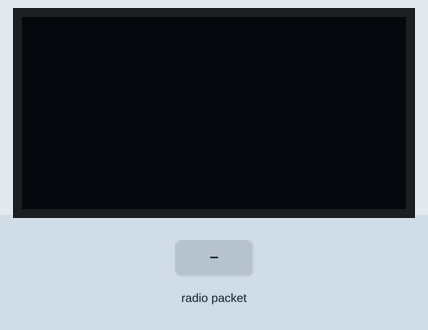
Bench run of a sketch on a simulated ESP32. Parts: 128×64 one-colour display. The inputs (shaded band) are chosen by the test bench. What the sketch prints to the serial monitor is not drawn.

Above: at 1.2 s.
1.3 s: radio packet "1" arrives
At 2.5 s:
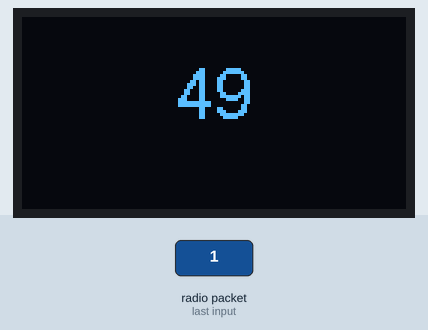
2.8 s: radio packet "0" arrives
At 3.6 s:
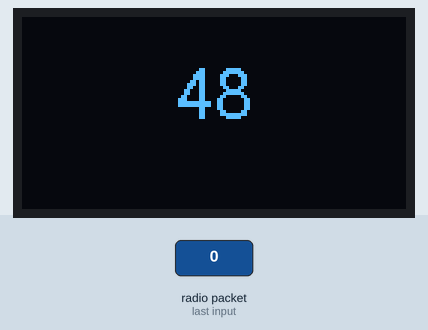
4.3 s: radio packet "2" arrives
At 4.8 s:
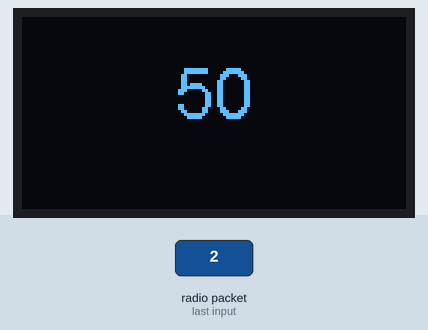
Timing chart, 0 to 7.3 s (numbered marks = the images above; inputs shaded):
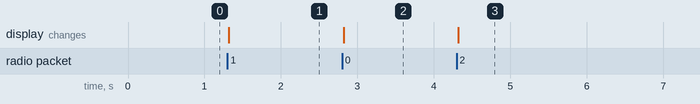

The sketch:

SlaveSPD.ino
```cpp
/**
   ESPNOW - Basic communication - Slave
   Date: 26th September 2017
   Author: Arvind Ravulavaru <https://github.com/arvindr21>
   Purpose: ESPNow Communication between a Master ESP32 and a Slave ESP32
   Description: This sketch consists of the code for the Slave module.
   Resources: (A bit outdated)
   a. https://espressif.com/sites/default/files/documentation/esp-now_user_guide_en.pdf
   b. http://www.esploradores.com/practica-6-conexion-esp-now/

   << This Device Slave >>

   Flow: Master
   Step 1 : ESPNow Init on Master and set it in STA mode
   Step 2 : Start scanning for Slave ESP32 (we have added a prefix of `slave` to the SSID of slave for an easy setup)
   Step 3 : Once found, add Slave as peer
   Step 4 : Register for send callback
   Step 5 : Start Transmitting data from Master to Slave

   Flow: Slave
   Step 1 : ESPNow Init on Slave
   Step 2 : Update the SSID of Slave with a prefix of `slave`
   Step 3 : Set Slave in AP mode
   Step 4 : Register for receive callback and wait for data
   Step 5 : Once data arrives, print it in the serial monitor

   Note: Master and Slave have been defined to easily understand the setup.
         Based on the ESPNOW API, there is no concept of Master and Slave.
         Any devices can act as master or salve.
*/

#include <esp_now.h>
#include <WiFi.h>
#include <Wire.h>
#include "SSD1306Wire.h"
#include "SSD1306.h"
#define CHANNEL 1

SSD1306 display(0x3C, 5, 4);

// Init ESP Now with fallback
void InitESPNow() {
  if (esp_now_init() == ESP_OK) {
    Serial.println("ESPNow Init Success");
  }
  else {
    Serial.println("ESPNow Init Failed");
    // Retry InitESPNow, add a counte and then restart?
    // InitESPNow();
    // or Simply Restart
    ESP.restart();
  }
}

// config AP SSID
void configDeviceAP() {
  char* SSID = "Slave_1";
  bool result = WiFi.softAP(SSID, "Slave_1_Password", CHANNEL, 0);
  if (!result) {
    Serial.println("AP Config failed.");
  } else {
    Serial.println("AP Config Success. Broadcasting with AP: " + String(SSID));
  }
}

void setup() {
  Serial.begin(115200);
  Serial.println("ESPNow/Basic/Slave Example");
  //Set device in AP mode to begin with
  WiFi.mode(WIFI_AP);
  // configure device AP mode
  configDeviceAP();
  // This is the mac address of the Slave in AP Mode
  Serial.print("AP MAC: "); Serial.println(WiFi.softAPmacAddress());
  // Init ESPNow with a fallback logic
  InitESPNow();
  // Once ESPNow is successfully Init, we will register for recv CB to
  // get recv packer info.
  esp_now_register_recv_cb(OnDataRecv);
  display.init();
  display.setFont(ArialMT_Plain_24);
}

// callback when data is recv from Master
void OnDataRecv(const uint8_t *mac_addr, const uint8_t *data, int data_len) {
  char macStr[18];
  snprintf(macStr, sizeof(macStr), "%02x:%02x:%02x:%02x:%02x:%02x",
           mac_addr[0], mac_addr[1], mac_addr[2], mac_addr[3], mac_addr[4], mac_addr[5]);
  Serial.print("Last Packet Recv from: "); Serial.println(macStr);
  Serial.print("Last Packet Recv Data: "); Serial.println(*data);
  Serial.println("");

  display.clear();
  display.setColor(WHITE);
  display.setTextAlignment(TEXT_ALIGN_CENTER);
  display.drawString(64, 12, String(*data));
  display.display();
}

void loop() {
  // Chill


}
```

Measured:
- after the input at 1.3 s, the display: changes at once (image 1)
- after the input at 2.8 s, the display: changes at once (image 2)
- after the input at 4.3 s, the display: changes at once (image 3)
